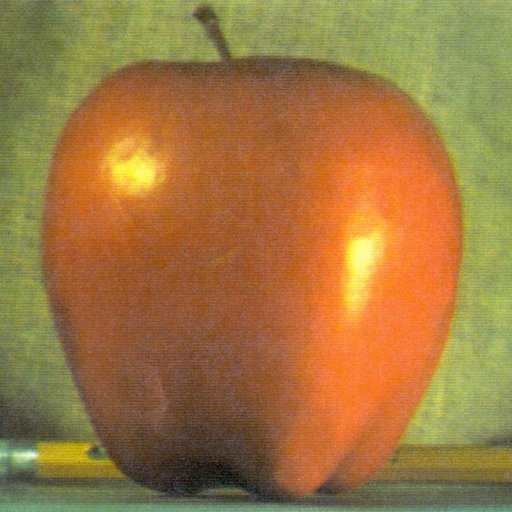
#> input picture imgs/apple.jpg, 512 x 512 px
$ python '06_灰度图像均衡化.py'   (older library calls are emulated)
#> lines starting #> are read from the running program, lines starting #| are printed output that depends on the picture
#> further down, img is the input picture: shape (512, 512, 3); mean B, G, R 64.8, 119.7, 159.1
"""
累积概率

"""

import cv2 as cv
import numpy as np
import matplotlib.pyplot as plt


def grayHistEqualize(image):
    (h, w, ch) = image.shape
#> h = 512; w = 512; ch = 3
    gray = cv.cvtColor(image, cv.COLOR_BGR2GRAY)
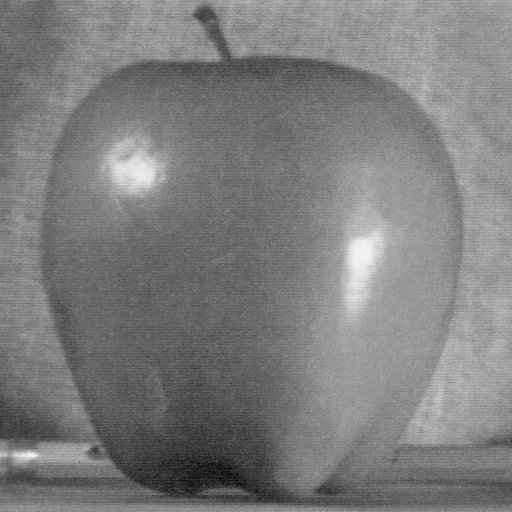
#> gray: shape (512, 512); min 7, max 248, mean 125.2
    cv.imshow("gray", gray)

    count = np.zeros(256, np.float)

    for i in range(h):
        for j in range(w):
            pixel = gray[i, j]
            index = int(pixel)
            count[index] = count[index] + 1
#> after the loop, count = 256 values, max 3896 at index 152, min 0 at index 0, mean 1024

    # 计算概率
    allPixel = h * w
#> allPixel = 262144
    for i in range(255):
        count[i] = count[i] / allPixel
#> after the loop, count = 256 values, max 0.0149 at index 152, min 0 at index 0, mean 0.00391

    # 计算累积概率
    sum = float(0)
    for i in range(0, 256):
        sum = sum + count[i]
        count[i] = sum
#> this loop made 256 passes
#> sum on passes 1 to 3: 0, 0, 0
#> after the loop, count = 256 values from 0 to 1; sum = 1

    # 计算映射表
    map = np.zeros(256, np.uint16)
    for i in range(0, 256):
        map[i] = np.uint16(count[i] * 255)
#> after the loop, map = 256 values from 0 to 255

    # 映射
    for i in range(0, h):
        for j in range(0, w):
            pixel = gray[i, j]
            gray[i, j] = map[pixel]
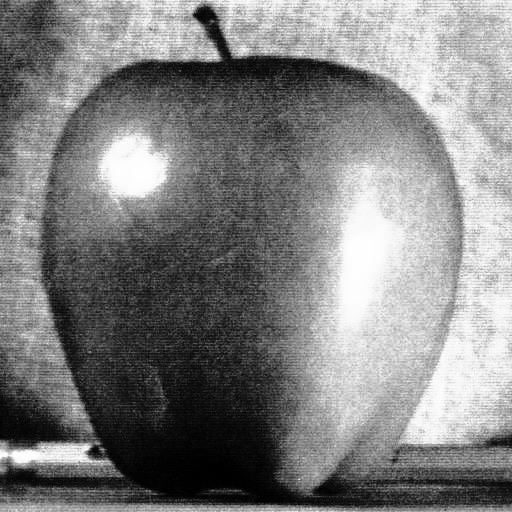
#> gray: shape (512, 512); min 0, max 255, mean 128.3
    cv.imshow("dst_img", gray)


img = cv.imread("../imgs/apple.jpg", 1)
# cv.imshow("img", img)

grayHistEqualize(img)

cv.waitKey(0)
cv.destroyAllWindows()
